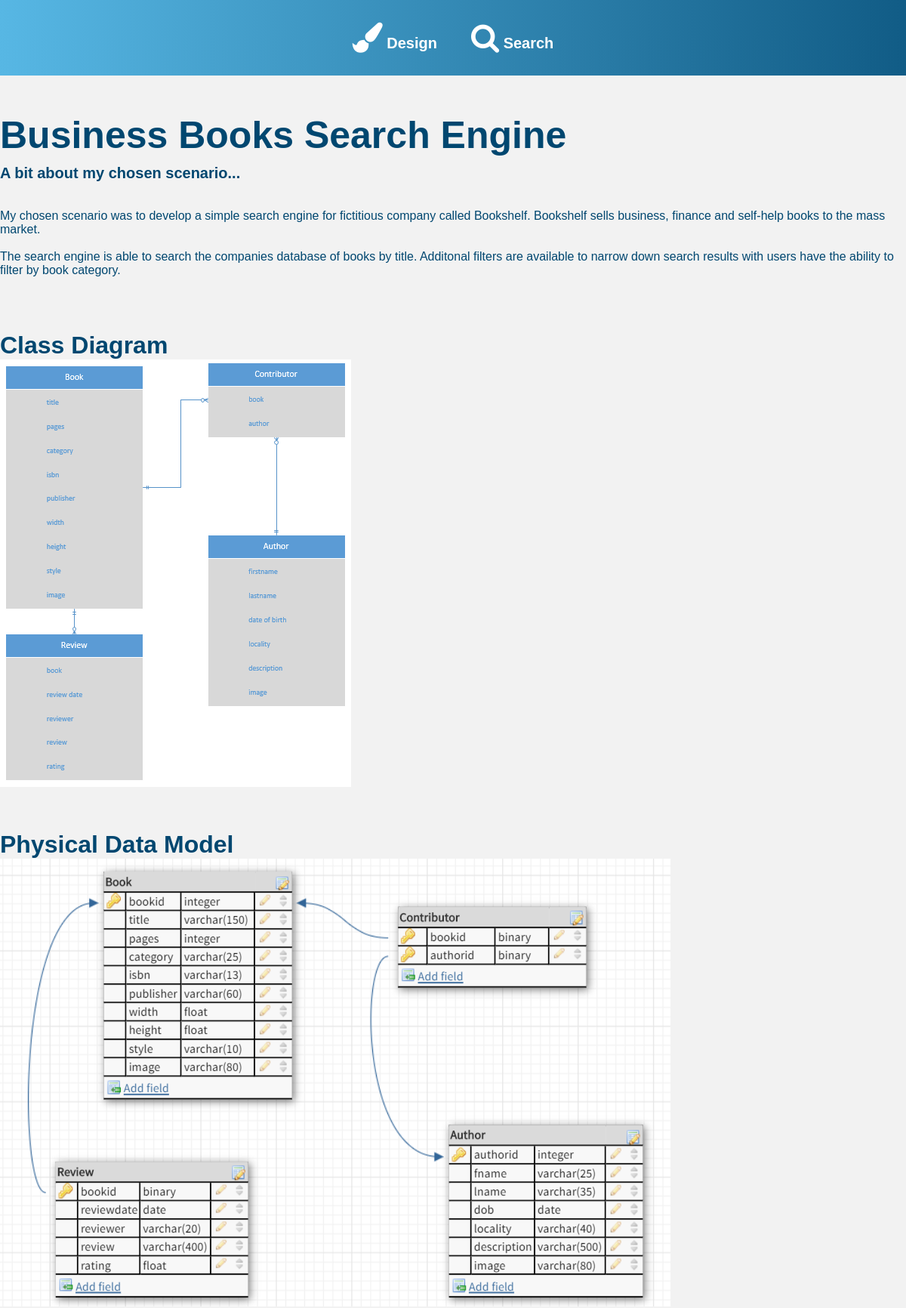
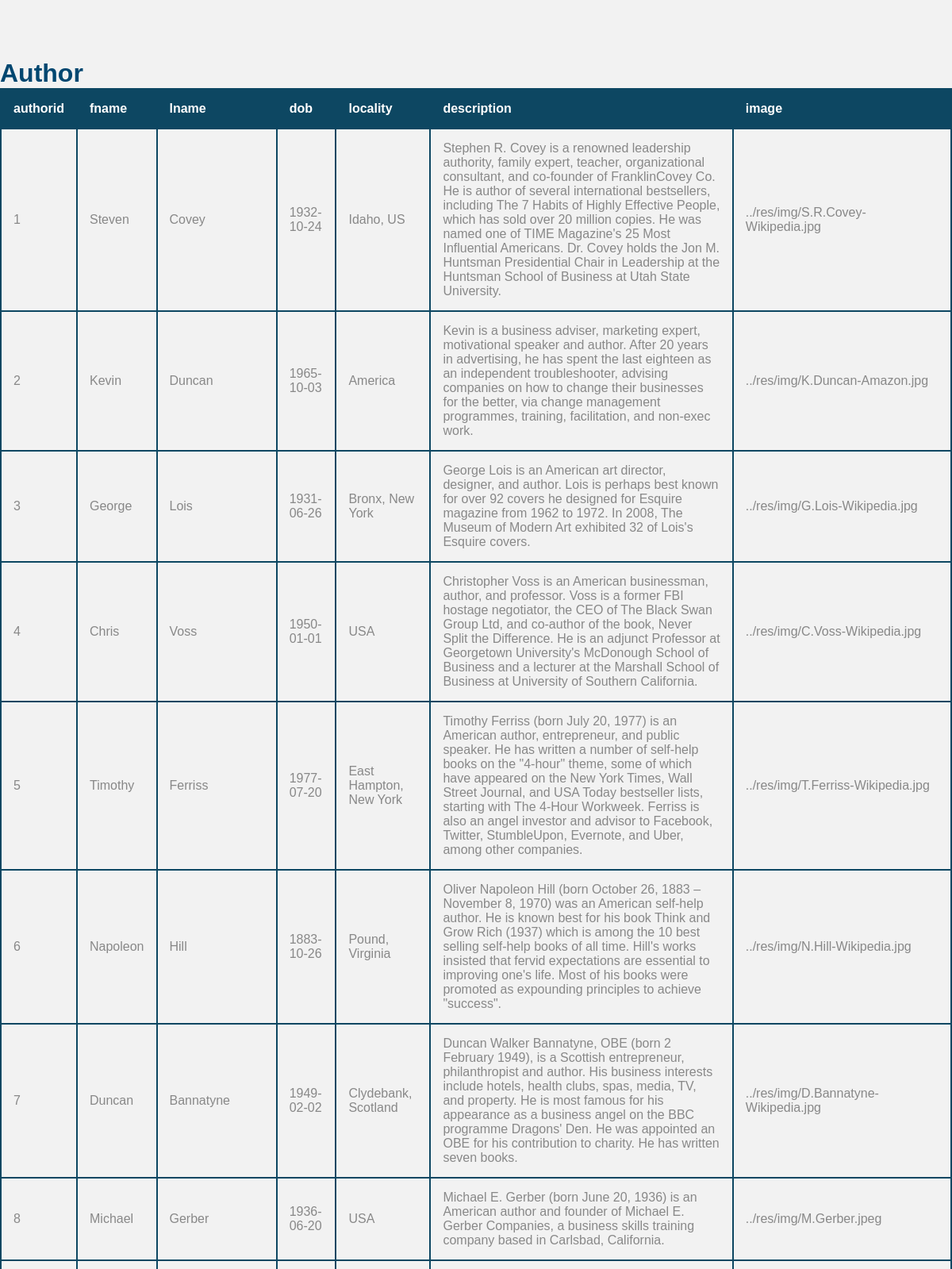
Screenshot of /design.php (upper part) with the database file from the repository (2 pictures, top to bottom).
### tables this page shows
CREATE TABLE `Author` (
	`authorid` INT NOT NULL AUTO_INCREMENT,
	`fname` varchar(20) NOT NULL,
	`lname` varchar(20) NOT NULL,
	`dob` DATE NOT NULL,
	`locality` varchar(40) NOT NULL,
	`description` varchar(800) NOT NULL,
	`image` varchar(60) NOT NULL,
	PRIMARY KEY (`authorid`)
);

### design.php (the view, shortened to what this page needs)
<!DOCTYPE html>
<html lang="en">
	<head>
		<link rel="stylesheet" href="../css/styles.css">
		<link rel="stylesheet" href="../css/design.css">
		<link rel="stylesheet" href="https://cdnjs.cloudflare.com/ajax/libs/font-awesome/4.7.0/css/font-awesome.min.css">
		<?php
		try {
			$pdo = new PDO("mysql:host=localhost; dbname=", "", "");
			$pdo->setAttribute(PDO::ATTR_ERRMODE, PDO::ERRMODE_EXCEPTION);
			$resultset = $pdo->query("SELECT * FROM Author");
			$authors = $resultset->fetchAll();
		} catch (PDOException $e) {
			echo 'Connection error: ' . $e->getMessage();
			exit();
		}
		?>
	</head>
	<body style="background-color: #f2f2f2;">
		<header>
			<ul class="gradient">
			  <li style="padding-top: 10px;"><a href="design.php"><i class="fa fa-paint-brush fa-2x"></i> Design</a></li>
			  <li style="padding-top: 10px;"><a href="index.php"><i class="fa fa-search fa-2x"></i> Search</a></li>
			</ul>
		</header>
		<div class="container">
			<div class="row" style="background-color: #f2f2f2;">
				<h1 class="main-heading">Business Books Search Engine</h1>
				<h6 class="description">A bit about my chosen scenario...</h6>
				<br />
				<br />
				<p>My chosen scenario was to develop a simple search engine for fictitious company called Bookshelf.
				   Bookshelf sells business, finance and self-help books to the mass market.</p>
				<br />
				<p>The search engine is able to search the companies database of books by title.
				   Additonal filters are available to narrow down search results with users have the ability to filter by book category.</p>
				<br />
				<br />
				<br />
				<br />
				<h1>Class Diagram</h1>
				<img src="../res/img/classdiagram.PNG" />
				<br />
				<br />
				<br />
				<br />
				<h1>Physical Data Model</h1>
				<img src="../res/img/database.PNG" />
				<br /><br /><br /><br />
				<br /><h1>Author</h1>
				<table>
				  <tr>
					<th>authorid</th>
					<th>fname</th>
					<th>lname</th>
					<th>dob</th>
					<th>locality</th>
					<th>description</th>
					<th>image</th>
				  </tr>
					<?php
						if ($authors) {
							foreach ($authors as $author) {
								echo "<tr>";
								echo "<td>".$author['authorid']."</td>
									  <td>".$author['fname']."</td>
									  <td>".$author['lname']."</td>
									  <td>".$author['dob']."</td>
									  <td>".$author['locality']."</td>
									  <td>".$author['description']."</td>
									  <td>".$author['image']."</td>";
								echo "</tr>";
							}
						} else { echo "No data rows to report"; }
					?>
				</table>
				<br /><br /><br /><br />
				<br /><h1>Book</h1>
				<br /><br /><br /><br />
				<br /><h1>Contributor</h1>
				<br /><br /><br /><br />
				<br /><h1>Review</h1>
			</div>
		</div>
	</body>
</html>

### css/styles.css (style rules this page uses)
body { margin: 0px; padding: 0px; background-color: #fafafa; }
h1, p { padding: 0px; margin: 0px; font-family: 'Julius Sans One', sans-serif; color: #004770; }
::placeholder { color: #888; }
a { padding: 0px; margin: 0px; font-family: 'Julius Sans One', sans-serif; }
header { width: 100%; }
ul { list-style-type: none; margin: 0px; padding: 0px; overflow: hidden; font-size: 20px; font-weight: bold; height: auto; width:100%; text-align:center; }
li { display:inline-block; margin: auto; }
li a { display: block; color: white; text-align: center; padding: 20px; margin-bottom: 10px; text-decoration: none; }
.gradient { background-image: linear-gradient(to right, #57B7E4 , #115C86); }
.container { width: 100%; padding: 0px; margin: auto; background-color: #f2f2f2; }
.row { padding-top: 10px; padding-bottom: 10px; background-color: #fafafa; }
.main-heading { padding: 40px 0px 10px 0px; font-size: 50px; }
.description { font-size: 20px; padding: 0px 0px 0px 0px; }

### css/design.css (style rules this page uses)
table { width:100%; font-family: 'Julius Sans One', sans-serif; }
table, th, td { border: 2px solid #0d4762; border-collapse: collapse; }
th, td { padding: 15px; text-align: left; }
th { background-color: #0d4762; color: #fff; }
td { color: #888; }
h6 { padding: 0px; margin: 0px; font-family: 'Julius Sans One', sans-serif; color: #004770; }

### rows the page displays
author: authorid "1", fname "Steven", lname "Covey", dob "1932-10-24", locality "Idaho, US", description "Stephen R. Covey is a renowned leadership authority, family expert, teacher, organizational consultant, and co-founder of FranklinCovey Co. He is author of several international bestsellers, including The 7 Habits of Highly Effective People, which has sold over 20 million copies. He was named one of TIME Magazine's 25 Most Influential Americans. Dr. Covey holds the Jon M. Huntsman Presidential Chair in Leadership at the Huntsman School of Business at Utah State University.", image "../res/img/S.R.Covey-Wikipedia.jpg"
author: authorid "2", fname "Kevin", lname "Duncan", dob "1965-10-03", locality "America", description "Kevin is a business adviser, marketing expert, motivational speaker and author. After 20 years in advertising, he has spent the last eighteen as an independent troubleshooter, advising companies on how to change their businesses for the better, via change management programmes, training, facilitation, and non-exec work.", image "../res/img/K.Duncan-Amazon.jpg"
author: authorid "3", fname "George", lname "Lois", dob "1931-06-26", locality "Bronx, New York", description "George Lois is an American art director, designer, and author. Lois is perhaps best known for over 92 covers he designed for Esquire magazine from 1962 to 1972. In 2008, The Museum of Modern Art exhibited 32 of Lois's Esquire covers.", image "../res/img/G.Lois-Wikipedia.jpg"
author: authorid "4", fname "Chris", lname "Voss", dob "1950-01-01", locality "USA", description "Christopher Voss is an American businessman, author, and professor. Voss is a former FBI hostage negotiator, the CEO of The Black Swan Group Ltd, and co-author of the book, Never Split the Difference. He is an adjunct Professor at Georgetown University's McDonough School of Business and a lecturer at the Marshall School of Business at University of Southern California.", image "../res/img/C.Voss-Wikipedia.jpg"
author: authorid "5", fname "Timothy", lname "Ferriss", dob "1977-07-20", locality "East Hampton, New York", description "Timothy Ferriss (born July 20, 1977) is an American author, entrepreneur, and public speaker. He has written a number of self-help books on the \"4-hour\" theme, some of which have appeared on the New York Times, Wall Street Journal, and USA Today bestseller lists, starting with The 4-Hour Workweek. Ferriss is also an angel investor and advisor to Facebook, Twitter, StumbleUpon, Evernote, and Uber, among other companies.", image "../res/img/T.Ferriss-Wikipedia.jpg"
author: authorid "6", fname "Napoleon", lname "Hill", dob "1883-10-26", locality "Pound, Virginia", description "Oliver Napoleon Hill (born October 26, 1883 – November 8, 1970) was an American self-help author. He is known best for his book Think and Grow Rich (1937) which is among the 10 best selling self-help books of all time. Hill's works insisted that fervid expectations are essential to improving one's life. Most of his books were promoted as expounding principles to achieve \"success\".", image "../res/img/N.Hill-Wikipedia.jpg"
author: authorid "7", fname "Duncan", lname "Bannatyne", dob "1949-02-02", locality "Clydebank, Scotland", description "Duncan Walker Bannatyne, OBE (born 2 February 1949), is a Scottish entrepreneur, philanthropist and author. His business interests include hotels, health clubs, spas, media, TV, and property. He is most famous for his appearance as a business angel on the BBC programme Dragons' Den. He was appointed an OBE for his contribution to charity. He has written seven books.", image "../res/img/D.Bannatyne-Wikipedia.jpg"
author: authorid "8", fname "Michael", lname "Gerber", dob "1936-06-20", locality "USA", description "Michael E. Gerber (born June 20, 1936) is an American author and founder of Michael E. Gerber Companies, a business skills training company based in Carlsbad, California.", image "../res/img/M.Gerber.jpeg"
